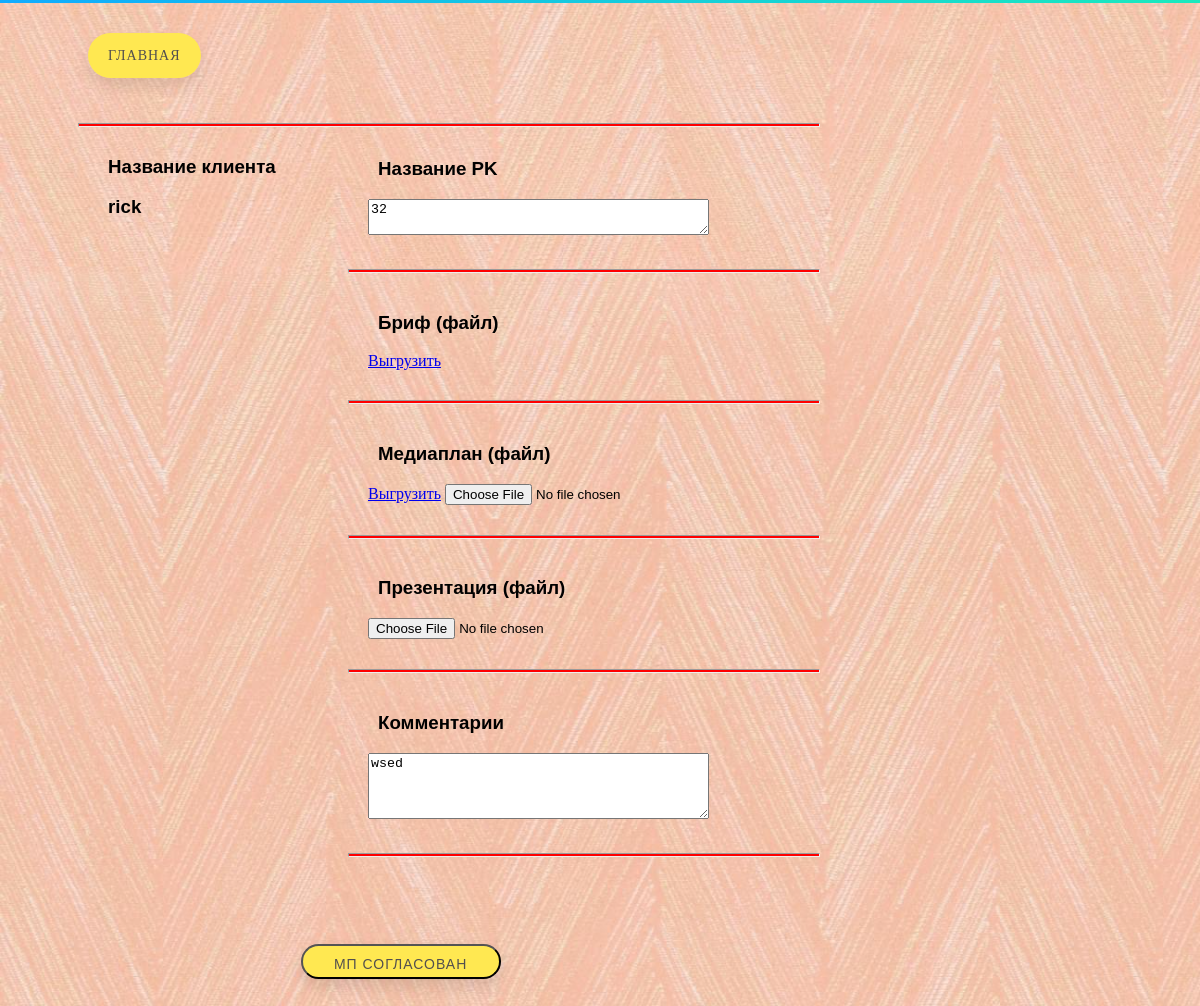
Page /not_cleared/32/ (signed in) on the earlier database version.
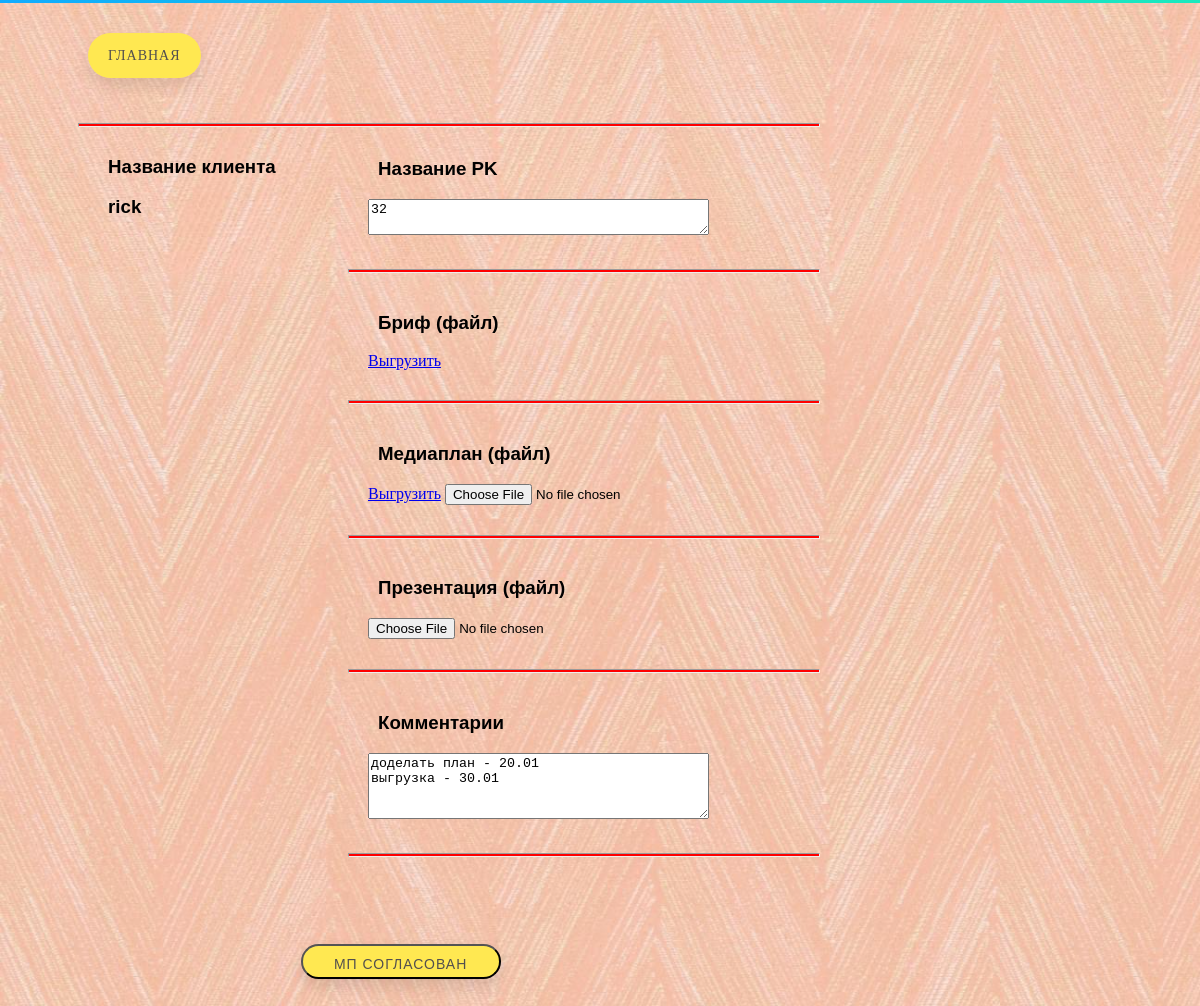
Same page on the later database version.
### exel/models.py (models this page shows, shortened)
class All_file(models.Model):
    username = models.CharField(max_length = 60)
    client = models.CharField(max_length = 50)
    name_rk = models.CharField(max_length = 200)
    dmp = models.FileField(upload_to = content_file_name, null=True)
    brief = models.FileField(upload_to = content_file_name, null=True)
    report = models.FileField(upload_to = content_file_name, null=True)
    presentation = models.FileField(upload_to = content_file_name, null=True)
    comments = models.TextField(null=True)
    mp = models.FileField(upload_to = content_file_name, null=True)

### exel/views.py (the view, shortened to what this page needs)
# urls.py: path('not_cleared/<name_rk>/', views.not_cleared, name='but_not_cleared'),
def not_cleared(request, name_rk):
    if request.user.is_authenticated:
        username = request.user.username
        try:
            m = get_object_or_404(All_file, name_rk=name_rk)
            data = {
                'client': m.client,
                'mp': m.mp,
                'brief': m.brief,
                'form': CommentForm(initial={
                    'name_rk': name_rk,
                    'comments': m.comments,
                        }),
                }
            return render(request, 'but_not_cleared.html', data)
        except ObjectDoesNotExist:
            pass

### exel/forms.py
class CommentForm(forms.ModelForm):
    comments = forms.CharField(widget=forms.Textarea(attrs={'rows':4, 'cols':40}))
    presentation = forms.FileField(required=False)
    mp = forms.FileField(required=False)
    name_rk = forms.CharField(widget=forms.Textarea(attrs={'rows':2, 'cols':40}))
    class Meta:
        model = All_file
        fields = ['comments', 'name_rk', 'presentation', 'mp',]

### exel/templates/but_not_cleared.html (shortened to what this page needs)
{% extends 'download_calc.html' %}
{% load static %}
{% block content %}
    <div class="all">
    <a href="{% url 'exel:main' %}" class="button">Главная</a>
	<form method="post"
	 enctype="multipart/form-data" id="not_cl">
    	<div class="bk">
		<hr class="r">
		<h3>Название клиента</h3>
        <h3>{{client}}</h3>
		<div id="fields" class="not_cl">
    		<h3>Название PK</h3>
    		<div id="form">
            	{{form.name_rk}}
            </div>
    		<hr>
    		<h3>Бриф (файл)</h3>
    		<div id="form">
            <a href="{{ brief.url }}" id="href">Выгрузить</a>
            </div>
    		<hr>
    		<h3>Медиаплан (файл)</h3>
    		<div id="form">
    		<a href="{{ mp.url }}" id="href">Выгрузить</a>
    		{{form.mp}}
    		</div>
    		<hr>
    		<h3>Презентация (файл)</h3>
    		<div id="form">
    		{{form.presentation}}
    		</div>
    		<hr>
    		<h3>Комментарии</h3>
    		<div id="form">
    		{{form.comments}}
    		</div>
    		<hr>
    	</div>
    	</div>
    	<input type="submit" name="approved" value="МП СОГЛАСОВАН" class="mp">
	</form>
	</div>
{% endblock %}

Differences in the rows shown:
changed All_file "rick": comments "wsed" → "доделать план - 20.01 выгрузка - 30.01"
